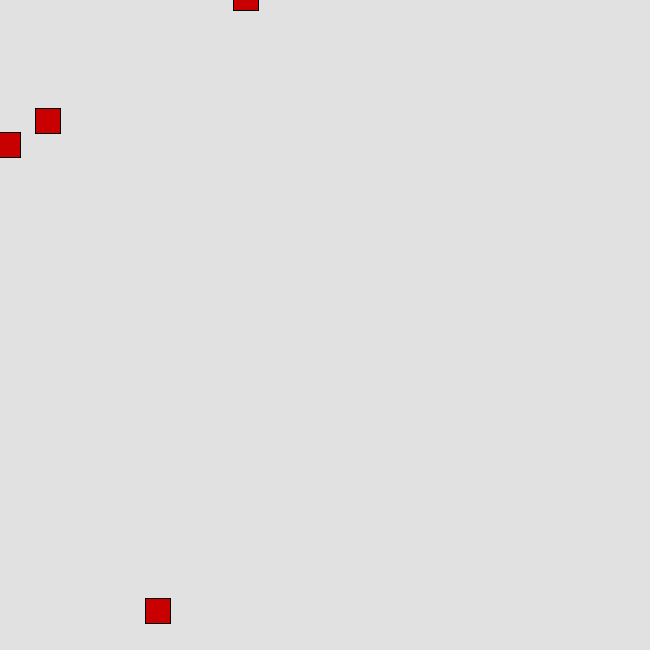
Frame 1 (no input)
Frame 60 (the mouse pressed at the canvas centre just before this capture): identical to frame 1, image omitted
Frame 120 (the mouse held since frame 60 and released just before this capture): identical to frame 1, image omitted

The Processing sketch that drew this single still picture (run headless with seeded random() and noise(); from frame 60 on, the mouse is pressed at the canvas centre):

// Processing sketch: array
// ── array.pde
int [][]placement;
color red = color(200,0,0);
color blue = color(0,0,200);
int amount = 4;
void setup(){
  size(650,650);
  placement = new int[amount][amount*2];
  for(int i = 0;i<amount;i++){
    for(int j =0;j<amount*2;j++){
      placement[i][j] = (int)random(5+width);
      System.out.println(placement.length);
    }
  }
} 
  void create() {   
    for(int k = 0;k < amount;k++){
      for(int j = 1; j < amount;j+=4){
        if(placement[k][j] % 2 == 0){
          fill(red);
          rect(placement[k][j]-25,placement[k][j+1]-25, 25,25);
        }
        else{
          fill(blue);
          rect(placement[k][j]-25,placement[k][j+1]-25, 25,25);
        }
   }
 }
}
void draw(){
  background(225);
  create();
}
